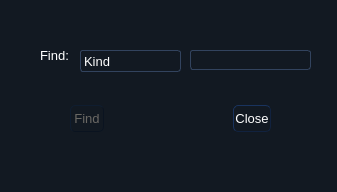
<?xml version="1.0" encoding="UTF-8"?>
<ui version="4.0">
 <class>FindDialog</class>
 <widget class="QDialog" name="FindDialog">
  <property name="geometry">
   <rect>
    <x>0</x>
    <y>0</y>
    <width>337</width>
    <height>192</height>
   </rect>
  </property>
  <property name="windowTitle">
   <string>Dialog</string>
  </property>
  <property name="styleSheet">
   <string notr="true">    *{  
      font-size:13px;  
      color:white;  
      font-family:&quot;宋体&quot;;  
    }  
    CallWidget QLineEdit#telEdt  
    {  
      font-size:24px;  
    }  
    QMainWindow,QDialog{  
         background: qlineargradient(x1: 0, y1: 0, x2: 0, y2: 1,  
                                     stop: 0 #1B2534, stop: 0.4 #010101,  
                                     stop: 0.5 #000101, stop: 1.0 #1F2B3C);  
    }  
    QWidget{  
        background:#121922;  
    }  
    QLabel{  
       background:transparent;  
    }  
    DailForm QLineEdit#phoneLineEdt{  
      font-size:36px;  
      font-weight: bold;  
    }  
    QPushButton,QToolButton{  
        background: qlineargradient(x1: 0, y1: 0, x2: 0, y2: 1,  
                                     stop: 0 #5B5F5F, stop: 0.5 #0C2436,  
                                     stop: 1.0 #27405A);  
        border-style: outset;  
        border-width: 1px;  
        border-radius: 5px;  
        border-color: #11223F;  
        padding: 1px;  
    }  
    QPushButton::hover,QToolButton::hover{  
        background: qlineargradient(x1: 0, y1: 0, x2: 0, y2: 1,  
                                     stop: 0 #758385, stop: 0.5 #122C39,  
                                     stop: 1.0 #0E7788);  
        border-color: #11505C;  
    }  
    QPushButton::pressed,QToolButton::pressed{  
        background: qlineargradient(x1: 0, y1: 0, x2: 0, y2: 1,  
                                     stop: 0 #969B9C, stop: 0.5 #16354B,  
                                     stop: 1.0 #244F76);  
        border-color: #11505C;  
    }  
    QPushButton::disabled,QToolButton::disabled{  
        background: qlineargradient(x1: 0, y1: 0, x2: 0, y2: 1,  
                                     stop: 0 #282B2C, stop: 0.5 #09121A,  
                                     stop: 1.0 #111D29);  
        border-color: #0A1320;  
        color:#6A6864;  
    }  
    QDialog QPushButton,QDialog QToolButton{  
      min-width:30px;  
      min-height:23px;  
    }  
    QToolButton[objectName=&quot;minimizeToolBtn&quot;] {  
        background: transparent;  
        border:none;  
        image:url(qss/minimize.png)  
    }  
    QToolButton[objectName=&quot;minimizeToolBtn&quot;]:hover,QToolButton[objectName=&quot;minimizeToolBtn&quot;]:pressed {  
        image:url(qss/minimize_hover.png)  
    }  
    QToolButton[objectName=&quot;maximizeToolBtn&quot;] {  
        background: transparent;  
        border:none;  
        image:url(qss/maximize.png)  
    }  
    QToolButton[objectName=&quot;maximizeToolBtn&quot;]:hover,QToolButton[objectName=&quot;maximizeToolBtn&quot;]:pressed {  
        image:url(qss/maximize_hover.png)  
    }  
    QToolButton[objectName=&quot;closeToolBtn&quot;],QToolButton[objectName=&quot;customCloseWindow&quot;] {  
        background: transparent;  
        border:none;  
        image:url(qss/close.png)  
    }  
    QToolButton[objectName=&quot;closeToolBtn&quot;]:hover,QToolButton[objectName=&quot;closeToolBtn&quot;]:pressed{  
        image:url(qss/close_hover.png)  
    }  
    QToolButton[objectName=&quot;customCloseWindow&quot;]:hover,QToolButton[objectName=&quot;customCloseWindow&quot;]:pressed{  
        image:url(qss/close_hover.png)  
    }  
    QToolButton[objectName=&quot;titleSetUpToolBtn&quot;]{  
        background: transparent;  
        border:none;  
        image:url(qss/setup.png)  
    }  
    DailForm QToolButton#oneToolBtn,QToolButton#OneToolBtn,QToolButton#twoToolBtn,QToolButton#threeToolBtn,  
             QToolButton#fourToolBtn,QToolButton#fiveToolBtn,QToolButton#sixToolBtn,  
             QToolButton#sevenToolBtn,QToolButton#eightToolBtn,QToolButton#nineToolBtn,  
             QToolButton#starToolBtn,QToolButton#zeroToolBtn,QToolButton#sharpToolBtn {  
        font-size:36px;  
        border-radius: 10px;  
    }  
    DailForm QToolButton#delToolBtn{  
        border-radius: 10px;  
    }  
    QFrame{  
        border-color:#32435E;  
        border-width:1px;  
        border-radius: 3px;  
    }  
    QLineEdit,QTextEdit {  
        border: 1px solid #32435E;  
        border-radius: 3px;  
        /* padding: 0 8px; */  
        background: qlineargradient(x1: 0, y1: 0, x2: 0, y2: 1,  
                                     stop: 0 #080B10,  
                                     stop: 1.0 #212C3F);  
        selection-background-color: #0A246A;  
    }  
    QLineEdit::hover{  
      border-color:#5D8B9E;  
    }  
    QLineEdit[echoMode=&quot;3&quot;] {  
         lineedit-password-character: 9679;  
    }  
    #QLineEdit:read-only {  
         background: #543F7C;  
    }  
    QTabWidget::pane { /* The tab widget frame */  
         border: 0px solid #32435E;  
         position: absolute;  
         left: -0.1em;  
    }  
    QTabWidget#MainTabWidget::tab-bar {  
         left: -3px; /* move to the right by 5px */  
    }  
    QTabWidget#MainTabWidget QTabBar::tab {  
         height: 14ex;  
         width: 14ex;  
    }  
    QTabBar::tab {  
         background: qlineargradient(x1: 0, y1: 0, x2: 0, y2: 1,  
                                     stop: 0 #292F31, stop: 1 #0C131E);  
    }  
    QTabBar::tab:selected{  
         background: qlineargradient(x1: 0, y1: 0, x2: 0, y2: 1,  
                                     stop: 0 #113845,  stop: 1.0 #15A8FF);  
    }  
    QTabBar::tab:hover {  
         background: qlineargradient(x1: 0, y1: 0, x2: 0, y2: 1,  
                                     stop: 0 #113845,  stop: 1.0 #0E6F80);  
    }  
    #QTabBar::tab:selected {  
         border-color: #32435E;  
         border-right-color: #32435E; /* same as pane color */  
    }  
    #QTabBar::tab:!selected {  
         margin-left: 2px; /* make non-selected tabs look smaller */  
    }  
    #QTabBar:tab:first:selected {  
        margin-top: 0;  
    }  
    QTabBar:tab:last:selected {  
        margin-right: 0;  
    }  
    QTabBar:tab:only-one {  
         margin: 0;  
    }        
    QComboBox {  
         border: 1px solid #32435E;  
         border-radius: 3px;  
         padding: 1px 18px 1px 3px;  
         min-width: 6em;  
    }  
    QComboBox::hover{  
      border-color:#5D8B9E;  
    }  
    QComboBox:editable {  
         background: qlineargradient(x1: 0, y1: 0, x2: 0, y2: 1,  
                                     stop: 0 #080B10,  
                                     stop: 1.0 #212C3F);  
    }  
    QComboBox:!editable, QComboBox::drop-down:editable {  
          background: qlineargradient(x1: 0, y1: 0, x2: 0, y2: 1,  
                                     stop: 0 #080B10,  
                                     stop: 1.0 #212C3F);  
    }  
    /* QComboBox gets the &quot;on&quot; state when the popup is open */  
    QComboBox:!editable:on, QComboBox::drop-down:editable:on {  
         background: qlineargradient(x1: 0, y1: 0, x2: 0, y2: 1,  
                                     stop: 0 #080B10,  
                                     stop: 1.0 #212C3F);;  
    }  
    QComboBox:on { /* shift the text when the popup opens */  
         padding-top: 3px;  
         padding-left: 4px;  
    }  
    QComboBox::drop-down {  
         subcontrol-origin: padding;  
         subcontrol-position: top right;  
         width: 15px;  
         border-left-width: 1px;  
         border-left-color: 32435E;  
         border-left-style: solid; /* just a single line */  
         border-top-right-radius: 3px; /* same radius as the QComboBox */  
         border-bottom-right-radius: 3px;  
    }  
    QComboBox::down-arrow {  
         image: url(qss/downarrow.png);  
    }  
    QComboBox::down-arrow:on { /* shift the arrow when popup is open */  
         top: 1px;  
         left: 1px;  
    }  
    QComboBox QAbstractItemView {  
         border: 2px solid #32435E;  
         selection-background-color: qlineargradient(x1: 0, y1: 0, x2: 0, y2: 1,  
                                     stop: 0 #506B79,  
                                     stop: 1.0 #0D95A6);  
        background: qlineargradient(x1: 0, y1: 0, x2: 0, y2: 1,  
                                     stop: 0 #1B2534, stop: 0.4 #010101,  
                                     stop: 0.5 #000101, stop: 1.0 #1F2B3C);  
    }  </string>
  </property>
  <widget class="QWidget" name="horizontalLayoutWidget">
   <property name="geometry">
    <rect>
     <x>70</x>
     <y>80</y>
     <width>201</width>
     <height>78</height>
    </rect>
   </property>
   <layout class="QHBoxLayout" name="horizontalLayout">
    <item>
     <widget class="QPushButton" name="find">
      <property name="enabled">
       <bool>false</bool>
      </property>
      <property name="text">
       <string>Find</string>
      </property>
     </widget>
    </item>
    <item>
     <spacer name="horizontalSpacer">
      <property name="orientation">
       <enum>Qt::Horizontal</enum>
      </property>
      <property name="sizeHint" stdset="0">
       <size>
        <width>40</width>
        <height>20</height>
       </size>
      </property>
     </spacer>
    </item>
    <item>
     <widget class="QPushButton" name="close">
      <property name="text">
       <string>Close</string>
      </property>
     </widget>
    </item>
   </layout>
  </widget>
  <widget class="QComboBox" name="comboBox">
   <property name="geometry">
    <rect>
     <x>80</x>
     <y>50</y>
     <width>101</width>
     <height>22</height>
    </rect>
   </property>
   <item>
    <property name="text">
     <string>Kind</string>
    </property>
   </item>
   <item>
    <property name="text">
     <string>Name</string>
    </property>
   </item>
  </widget>
  <widget class="QLabel" name="label">
   <property name="geometry">
    <rect>
     <x>40</x>
     <y>30</y>
     <width>36</width>
     <height>51</height>
    </rect>
   </property>
   <property name="text">
    <string>Find:</string>
   </property>
  </widget>
  <widget class="QLineEdit" name="lineEdit">
   <property name="geometry">
    <rect>
     <x>190</x>
     <y>50</y>
     <width>121</width>
     <height>20</height>
    </rect>
   </property>
  </widget>
 </widget>
 <resources/>
 <connections/>
</ui>
